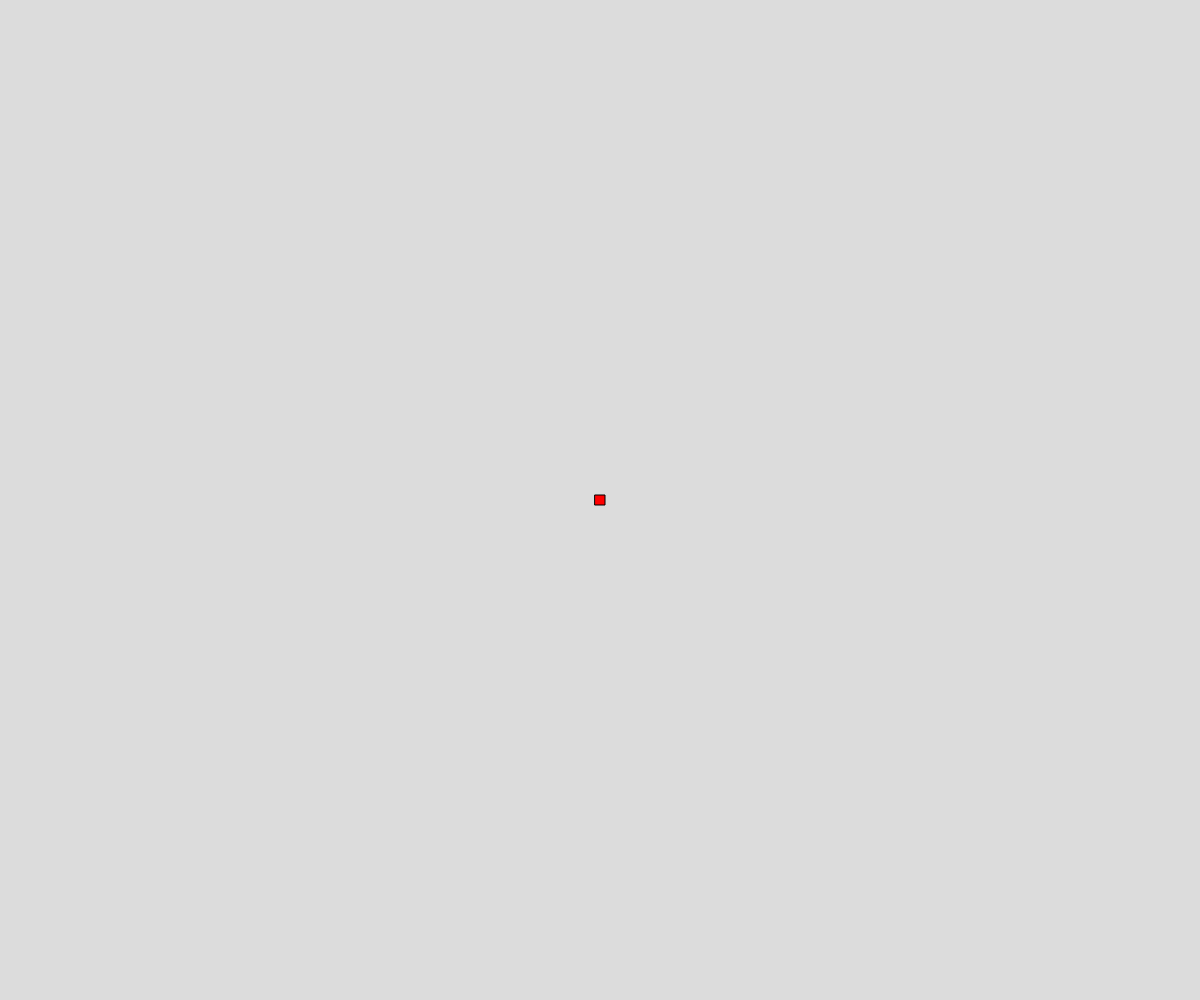
Frame 1 (no input)
Frame 60 (no input): blank canvas, image omitted
Frame 120 (the mouse pressed at the canvas centre since frame 60): blank canvas, image omitted

The p5.js sketch that drew this single still picture (run headless with seeded random() and noise() and a simulated clock; from frame 60 on, the mouse is pressed at the canvas centre):

// p5.js sketch
// ── sketch.js
// First Object Demo
// Vlad Atamanchuk
// Oct 2, 2023
//
// A bunch of walkers out for a walk  

//Global Variables
let w

function setup() {
  createCanvas(windowWidth, windowHeight);
  w = new Walker(width/2,height/2,color("red"));
}

function draw() {
  background(220);
  w.display();
  w.move();
}


class Walker{
  //class constrcutor and properties
  constructor(x, y, c){
    this.x = x;
    this.y = y;
    this.c = c;
    this.speed = 10;
    this.size =10;
  }

  display(){ //draw the Walker at its position
    rectMode(CENTER);
    fill(this.c);
    square(this.x,this.y,this.size);    
  }

  move(){ //move via random walker algorithm
    //25% → ↑ ← ↓ chance of each random() 0-3 0,1,2,3
    let myChoice = Math.floor(random(4));
    if(myChoice === 0) this.x -= this.speed; //Left
    else if(myChoice === 1) this.x += this.speed; //Right
    else if(myChoice === 2) this.y += this.speed; //Down
    else this.y -= this.speed; //Up
  }

  //class methods/functions/procedures 
}
